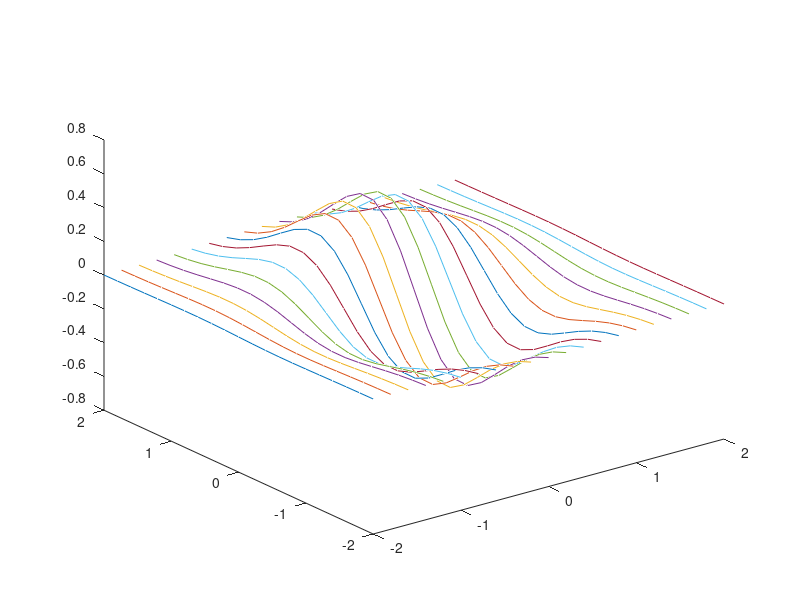
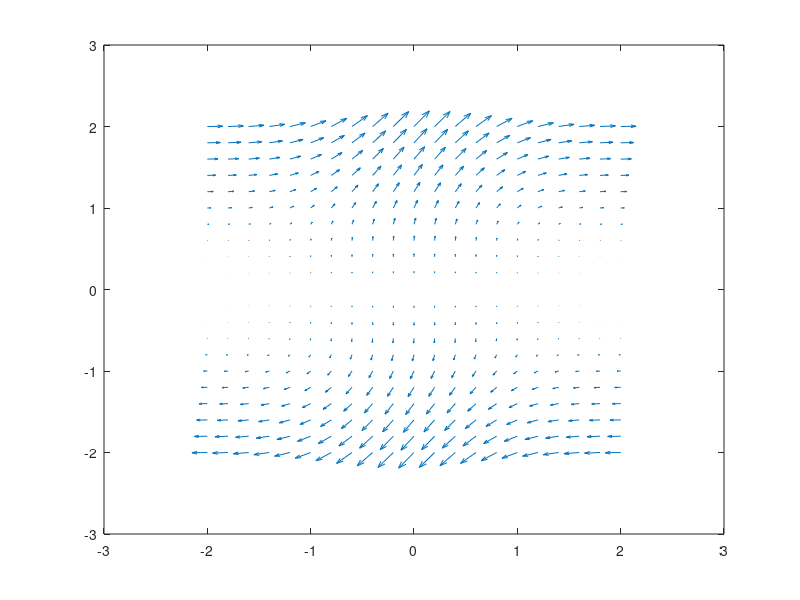
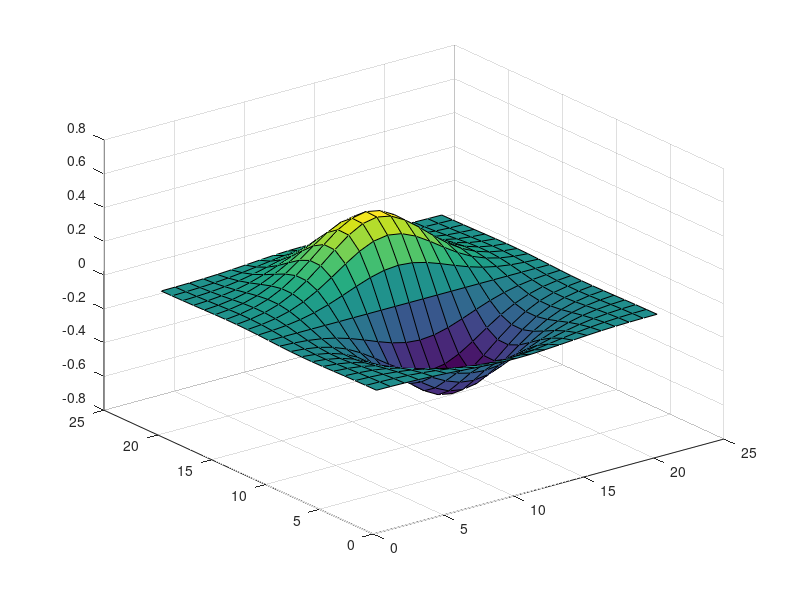
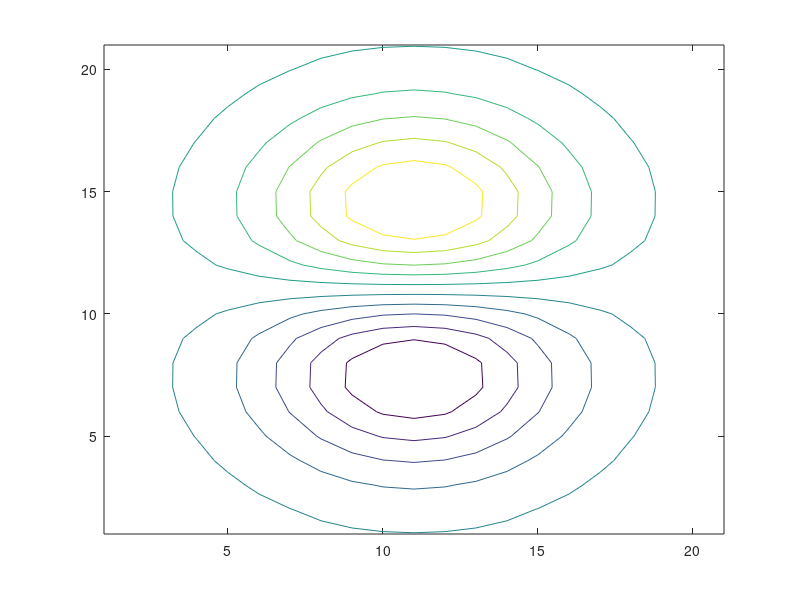

MATLAB code to generate these figures, in order: (Note: this script raises an error after producing the figures.)
% Aleksei Simone
% ME 203
% lec 14

clc, clear all, format compact


%% 

x=0:0.5:1;
y=2:2:6;
% z=x.*exp(-x.^2-y.^2);

for i=1:length(x);
    for j=1:length(y);
        z(i,j)=x(i)*exp(-x(i)^2-y(j)^2)
    end
end
z

format short


%% 


x=-2:0.2:2;
y=-2:0.2:2;

for i=1:length(x);
    for j=1:length(y);
        z(i,j)=x(i)*exp(-x(i)^2-y(j)^2)
        u(i,j)=x(i)*exp(-x(i)^-2)
        v(i,j)=x(i)*exp(-y(j)^2)
    end
end

% Question A
figure(1)
plot3(x,y,z)
% b
figure(2)
quiver(x,y,u,v)
%c
figure(3)
surf(z)
%d
figure(4)
contour(z)

%% Input into

x=input('enter an x value:')

%% Input Example

clc; clear all, format compact;

m=input('No of rows in the matrix')
n=input('No of columns in the matrix')
A=zeros(m,n)


fprintf('Enter the array elements for a %d x %d\n',m,n)
for i=1:m
    for j=1:n
        fprintf('row number %d\n',i)
        fprintf('column number %d\n',j)
        A(i,j)=input(i,j)
    end
end
A



%% Inporting data

data=xlsread('name of file')
time=data(:,1);
position = data(:,2)
plot(time, position)






